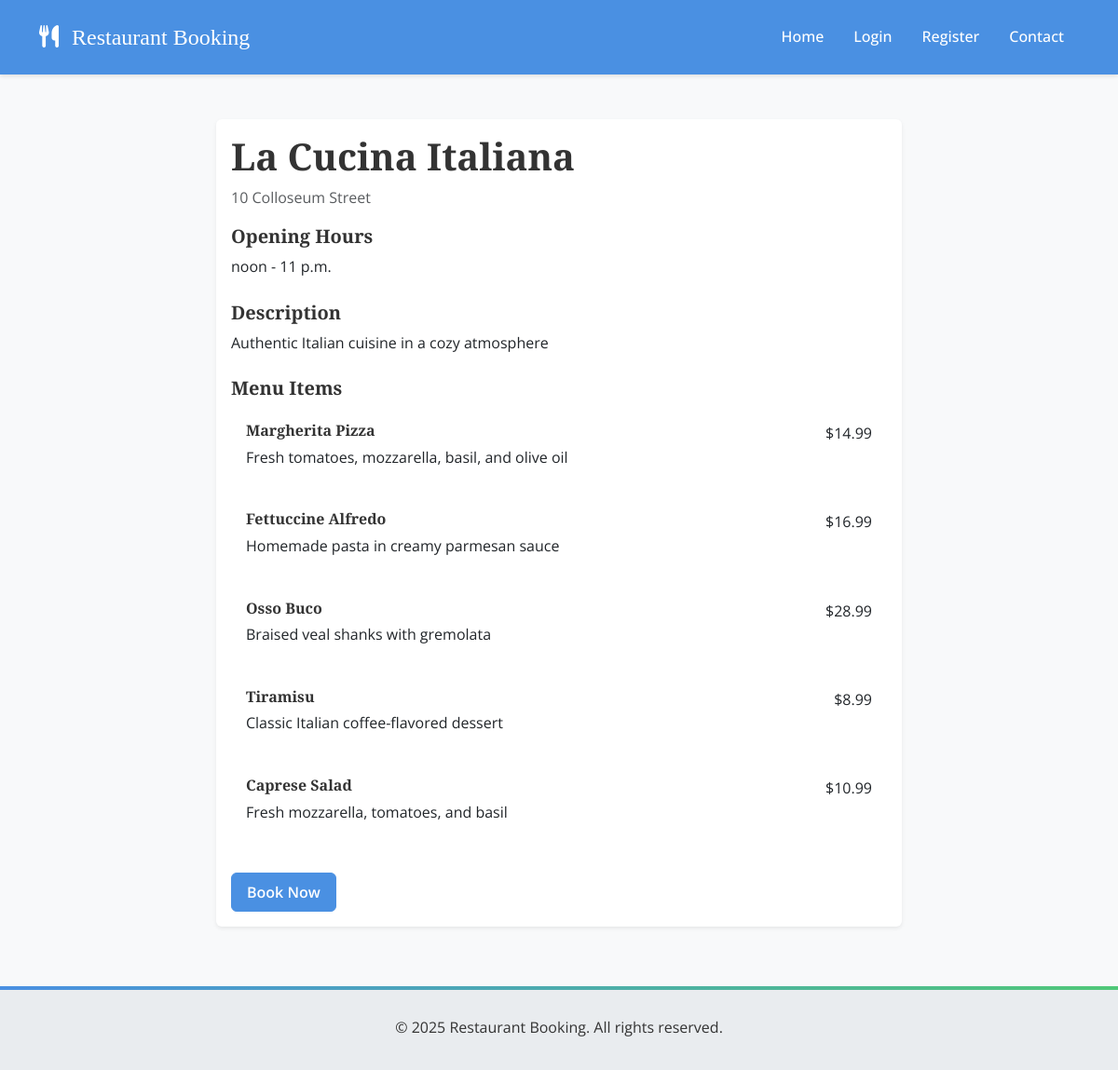
/restaurant/8/, run on the app's committed database.
### restaurant/models.py (models this page shows, shortened)
class Restaurant(models.Model):
    name = models.CharField(max_length=100)
    address = models.CharField(max_length=200)
    description = models.TextField(blank=True)
    opening_time = models.TimeField(
        default=datetime.strptime('09:00', '%H:%M').time()
    )
    closing_time = models.TimeField(
        default=datetime.strptime('22:00', '%H:%M').time()
    )
    capacity = models.IntegerField(default=50)
    contact_number = models.CharField(max_length=20)
    email = models.EmailField()

class MenuItem(models.Model):
    name = models.CharField(max_length=100)
    description = models.TextField()
    price = models.DecimalField(max_digits=6, decimal_places=2)
    restaurant = models.ForeignKey(Restaurant, on_delete=models.CASCADE)

### restaurant/views.py (the view)
def restaurant_detail(request, restaurant_id):
    print("\n=== Restaurant Detail View Debug ===")
    restaurant = get_object_or_404(Restaurant, id=restaurant_id)
    menu_items = MenuItem.objects.filter(restaurant=restaurant)
    print(f"Showing details for restaurant: {restaurant.name}")
    print(f"Found {menu_items.count()} menu items")
    print("=== End Debug ===\n")
    return render(
        request,
        'restaurant/restaurant_detail.html',
        {
            'restaurant': restaurant,
            'menu_items': menu_items
        }
    )

### restaurant/templates/restaurant/restaurant_detail.html
{% extends "base.html" %}
{% block content %}
<div class="container my-5">
    <div class="row">
        <div class="col-lg-8 mx-auto">
            <div class="card shadow-sm">
                <div class="card-body">
                    <h1 class="card-title">{{ restaurant.name }}</h1>
                    <p class="text-muted">{{ restaurant.address }}</p>
                    <div class="mb-4">
                        <h5>Opening Hours</h5>
                        <p>{{ restaurant.opening_time }} - {{ restaurant.closing_time }}</p>
                    </div>
                    <div class="mb-4">
                        <h5>Description</h5>
                        <p>{{ restaurant.description }}</p>
                    </div>
                    <div class="mb-4">
                        <h5>Menu Items</h5>
                        <div class="list-group">
                            {% for item in menu_items %}
                            <div class="list-group-item">
                                <div class="d-flex w-100 justify-content-between">
                                    <h6 class="mb-1">{{ item.name }}</h6>
                                    <span>${{ item.price }}</span>
                                </div>
                                <p class="mb-1">{{ item.description }}</p>
                            </div>
                            {% endfor %}
                        </div>
                    </div>
                    <a href="{% url 'book_restaurant' restaurant.id %}" class="btn btn-primary">
                        Book Now
                    </a>
                </div>
            </div>
        </div>
    </div>
</div>
{% endblock %}

### static/css/custom.css (style rules this page uses)
:root { --primary-color: #4A90E2; --secondary-color: #50C878; --accent-color: #FF6B6B; --background-color: #F8F9FA; --text-color: #333333; --light-gray: #E9ECEF; --dark-gray: #6C757D; --heading-font: 'Playfair Display', serif; --body-font: 'Open Sans', sans-serif; --special-font: 'Lato', sans-serif; --spacing-xs: 0.25rem; --spacing-sm: 0.5rem; --spacing-md: 1rem; --spacing-lg: 1.5rem; --spacing-xl: 2rem; }
body { font-family: var(--body-font); color: var(--text-color); background-color: var(--background-color); line-height: 1.6; }
h1, h2, h3, h4, h5, h6 { font-family: var(--heading-font); font-weight: 600; color: var(--text-color); }
h1 { font-size: 2.5rem; }
h5 { font-size: 1.25rem; }
h6 { font-size: 1rem; }
.card { border: none; box-shadow: 0 2px 4px rgba(0,0,0,0.1); transition: all 0.3s cubic-bezier(0.4, 0, 0.2, 1); margin-bottom: var(--spacing-md); overflow: hidden; position: relative; }
.card::before { content: ''; position: absolute; top: 0; left: 0; width: 100%; height: 100%; background: linear-gradient(45deg, rgba(74, 144, 226, 0.1), rgba(80, 200, 120, 0.1)); opacity: 0; transition: opacity 0.3s ease; }
.card-title { font-family: var(--heading-font); color: var(--text-color); }
.btn { position: relative; overflow: hidden; transition: all 0.3s cubic-bezier(0.4, 0, 0.2, 1); }
.btn::after { content: ''; position: absolute; top: 50%; left: 50%; width: 5px; height: 5px; background: rgba(255, 255, 255, 0.5); opacity: 0; border-radius: 100%; transform: scale(1, 1) translate(-50%); transform-origin: 50% 50%; }
.list-group-item { border: none; margin-bottom: var(--spacing-sm); padding: var(--spacing-md); transition: all 0.3s ease; position: relative; overflow: hidden; }
.list-group-item::before { content: ''; position: absolute; top: 0; left: 0; width: 4px; height: 100%; background-color: var(--primary-color); transform: scaleY(0); transition: transform 0.3s ease; }
.btn-primary { background-color: var(--primary-color); border-color: var(--primary-color); font-family: var(--body-font); font-weight: 600; padding: var(--spacing-sm) var(--spacing-md); transition: all 0.3s ease; }

### data on the page
Restaurant: name "La Cucina Italiana", address "10 Colloseum Street", opening_time "noon", closing_time "11 p.m.", description "Authentic Italian cuisine in a cozy atmosphere"
MenuItem: name "Margherita Pizza", price "14.99", description "Fresh tomatoes, mozzarella, basil, and olive oil"
MenuItem: name "Fettuccine Alfredo", price "16.99", description "Homemade pasta in creamy parmesan sauce"
MenuItem: name "Osso Buco", price "28.99", description "Braised veal shanks with gremolata"
MenuItem: name "Tiramisu", price "8.99", description "Classic Italian coffee-flavored dessert"
MenuItem: name "Caprese Salad", price "10.99", description "Fresh mozzarella, tomatoes, and basil"
